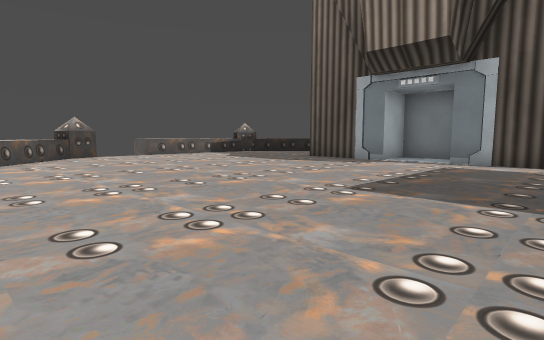
view 1 (above)

17 first-person views from a walk through a level from a Godot 3-D game. The camera is 1.4 m above the floor, tilts 6° down and sees 80° across. Doors that lead somewhere are drawn open, without their leaves. The floor is counted in squares, 2 m on a side. Each view is taken from the middle of a square. On the plan, view 1 faces up. The plan holds only what a view shows up to about 10 squares ahead; the rest is blank. Characters and animated objects are not drawn. Some surface patterns are stand-ins.

view 2
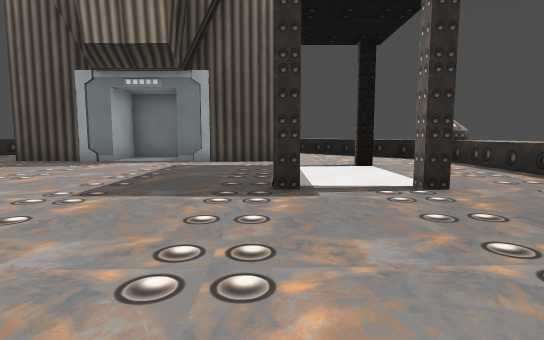

view 3
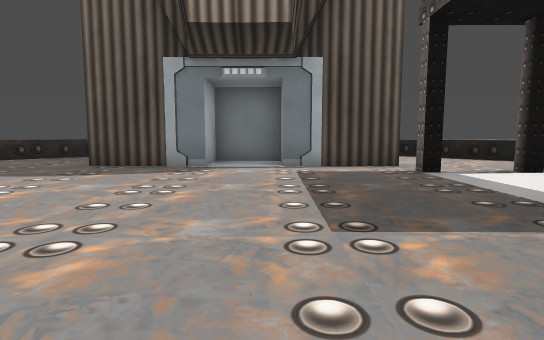

view 4
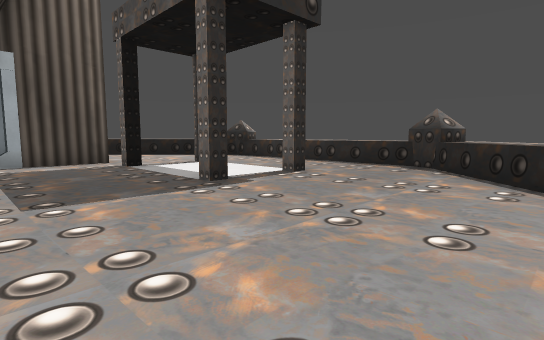

view 5
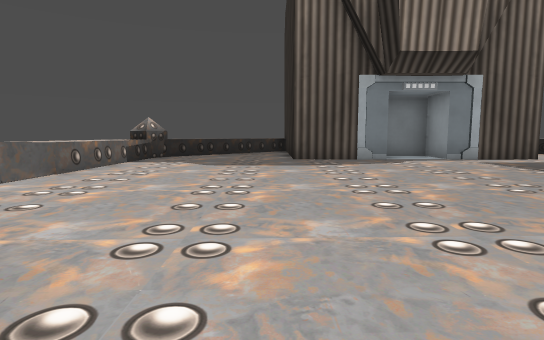

view 6
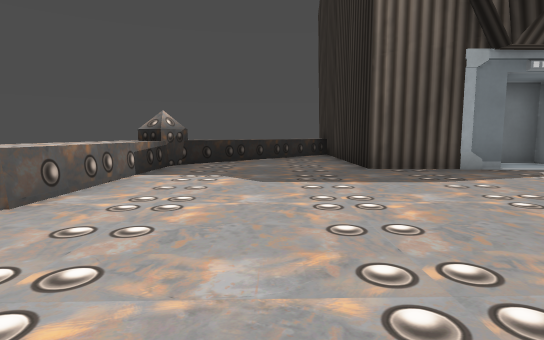

view 7
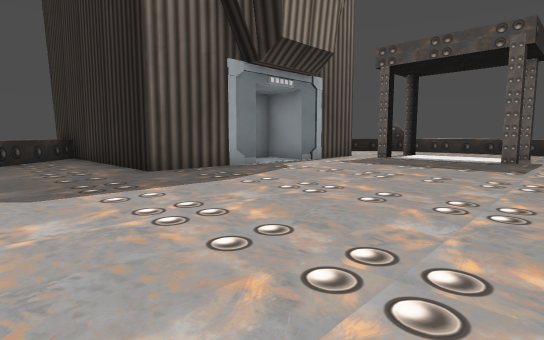

view 8
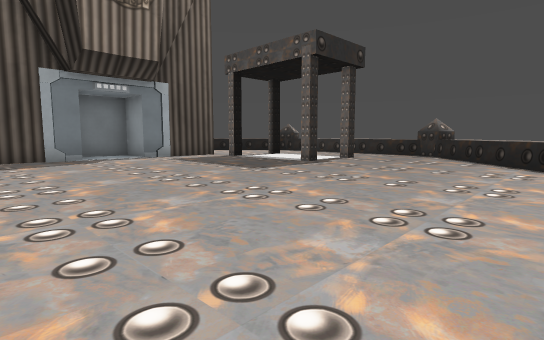

view 9
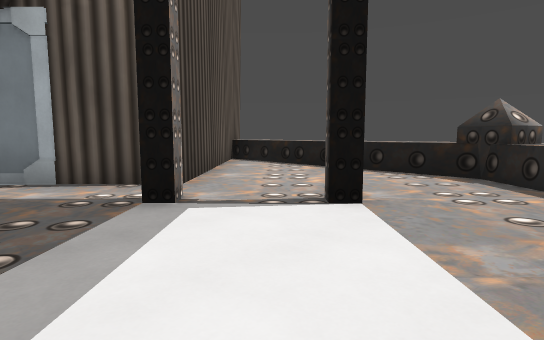

view 10
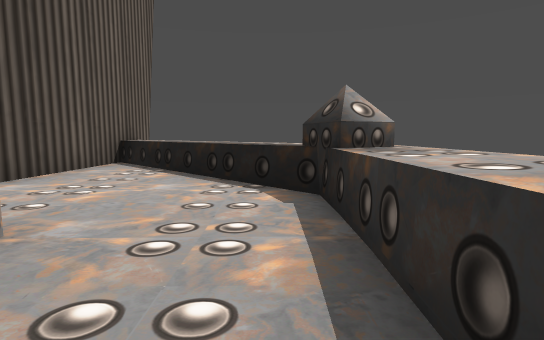

view 11
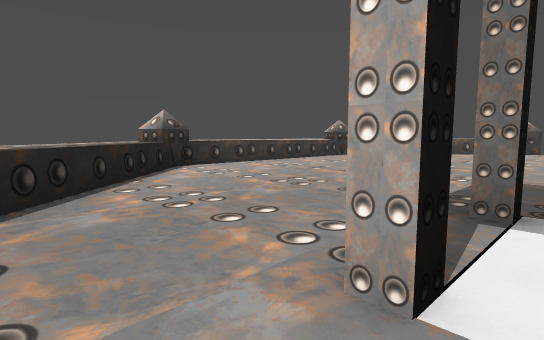

view 12
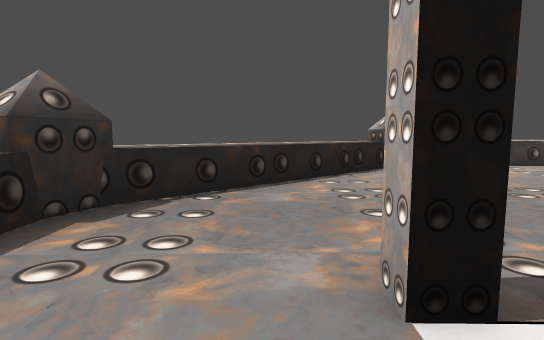

view 13
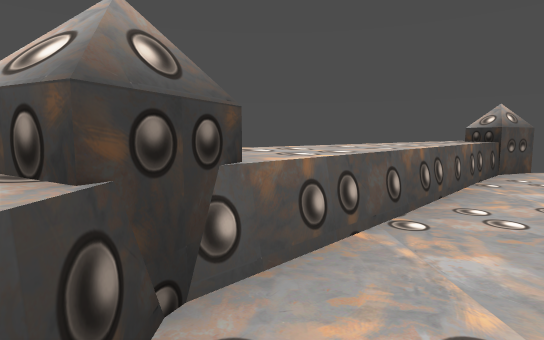

view 14
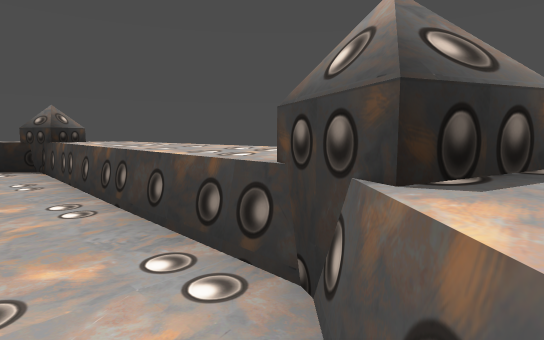

view 15
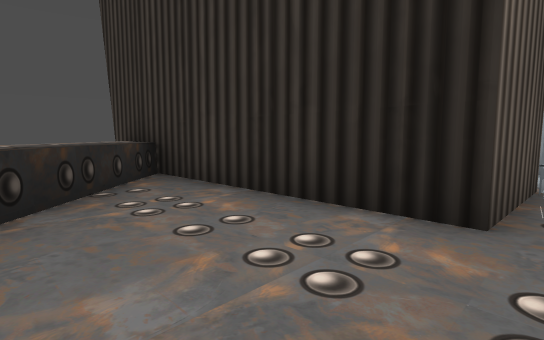

view 16
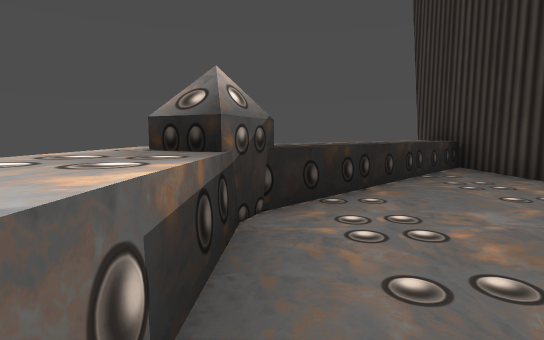

view 17
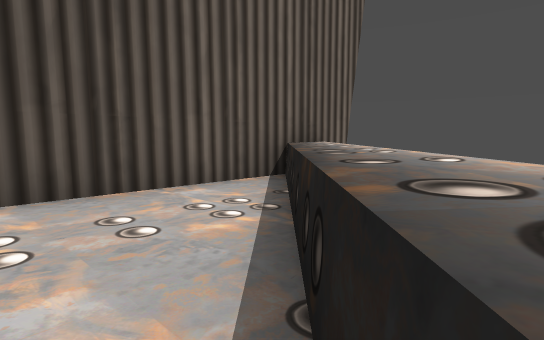

### Floor plan
Key: @ floor where view 1 was taken; # wall or solid block; . floor; D closed door; = window, fence, low wall or low ledge; ^ raised ledge; E elevator.
Columns run from 7 left of view 1 to 12 right of it. Each row starts with its distance up from view 1.
 17              #
 16      ^#^^^^^^#
 15     ^^......#
 14    ^^......##
 13   ^^......##
 12   ^......##
 11  #.......##       ##
 10 ^.........#E##  ##^
  9 ^............# ##.^
  8 ^...........####..^
  7 ^............##..=^
  6 ^.................^
  5 ^............#...=^
  4 #.............#...^
  3 ^^........#......#^
  2  ^^.........#...^^#
  1   ^^...........^^
  0    ^^..@......^
 -1     ^##=DDD=.^^
 -2      ^^^^^^^#^

Where each view was taken, in squares from view 1:
view 1: 0 up, 0 right, facing up
view 2: 0 up, 0 right, facing up-right
view 3: 3 up, 1 left, facing up-right
view 4: 2 up, 2 left, facing right
view 5: 5 up, 6 left, facing up-right
view 6: 8 up, 5 left, facing up-right
view 7: 9 up, 5 left, facing right
view 8: 4 up, 6 left, facing right
view 9: 2 up, 4 right, facing up-right
view 10: 1 up, 7 right, facing up-right
view 11: 1 up, 6 right, facing left
view 12: 2 up, 6 right, facing down-left
view 13: 3 up, 5 left, facing up-left
view 14: 5 up, 6 left, facing down
view 15: 13 up, 1 left, facing right
view 16: 13 up, 3 left, facing up-right
view 17: 4 up, 10 right, facing up
